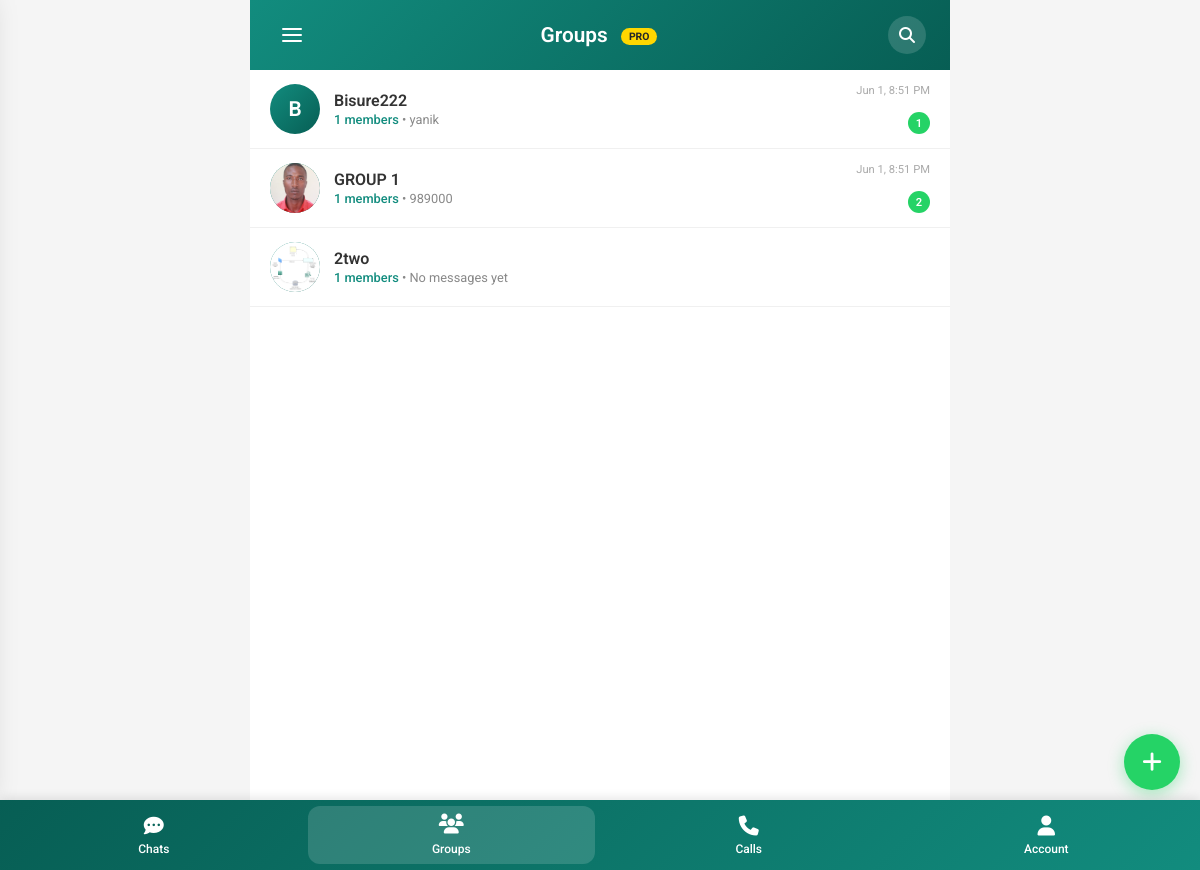
The app's page /groups/my_groups (signed in), older data.
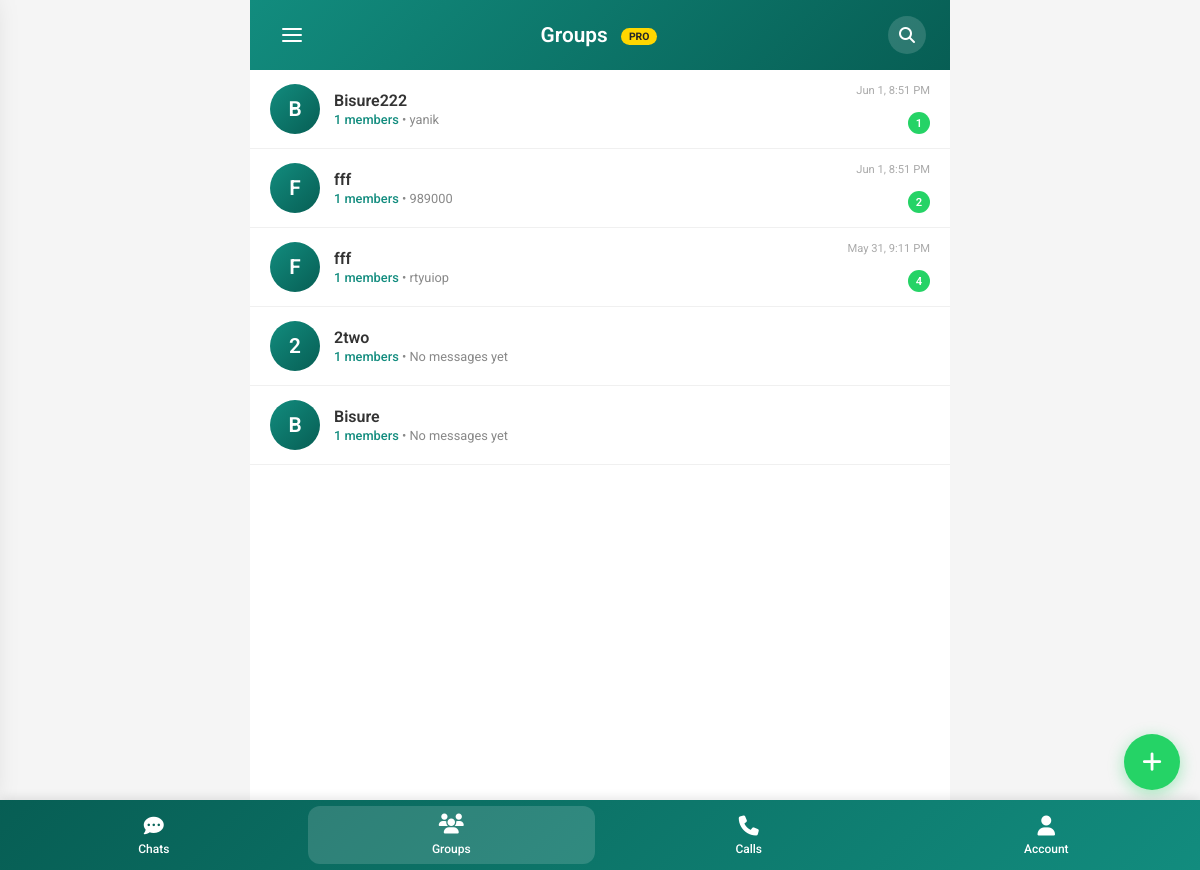
The same page, newer data.
### tables this page shows
CREATE TABLE `groups_chat` (
  `id` bigint(20) UNSIGNED NOT NULL,
  `conversation_id` bigint(20) UNSIGNED NOT NULL,
  `group_name` varchar(150) NOT NULL,
  `group_photo` varchar(255) DEFAULT NULL,
  `description` text DEFAULT NULL,
  `created_by` bigint(20) UNSIGNED NOT NULL,
  `created_at` timestamp NOT NULL DEFAULT current_timestamp()
);

### groups/my_groups.php (the view, shortened to what this page needs)
<?php
require_once __DIR__ . '/../config/db.php';;
$darkMode = isset($_COOKIE['darkMode']) && $_COOKIE['darkMode'] === 'enabled';
$current_user_id = $_SESSION['user_id'];
$group_photos_path = '../settings/uploads/groups/';
$stmt = $conn->prepare("
    SELECT
        g.id AS group_id,
        g.group_name,
        g.group_photo,
        g.description,
        g.created_at,
        g.created_by,
        COUNT(gm.user_id) as member_count,
        (
            SELECT m.message_text
            FROM messages m
            WHERE m.conversation_id = g.conversation_id
              AND m.is_deleted = 0
            ORDER BY m.created_at DESC
            LIMIT 1
        ) as last_message,
        (
            SELECT m.created_at
            FROM messages m
            WHERE m.conversation_id = g.conversation_id
              AND m.is_deleted = 0
            ORDER BY m.created_at DESC
            LIMIT 1
        ) as last_message_time,
        (
            SELECT COUNT(*)
            FROM messages m
            WHERE m.conversation_id = g.conversation_id
              AND m.is_deleted = 0
              AND m.sender_id != ?
              AND m.id NOT IN (
                  SELECT mr.message_id
                  FROM message_reads mr
                  WHERE mr.user_id = ?
              )
        ) as unread_count
    FROM groups_chat g
    JOIN group_members gm ON g.id = gm.group_id
    WHERE gm.user_id = ?
    GROUP BY g.id
    ORDER BY last_message_time DESC, g.created_at DESC
");
$stmt->bind_param("iii",
    $current_user_id,
    $current_user_id,
    $current_user_id
);
$stmt->execute();
$result = $stmt->get_result();
$groups = [];
while ($row = $result->fetch_assoc()) {
    $groups[] = $row;
}
?>
<!DOCTYPE html>
<html lang="en">
<head>
    <link rel="stylesheet" href="https://cdnjs.cloudflare.com/ajax/libs/font-awesome/6.4.0/css/all.min.css">
</head>
<body class="<?= $darkMode ? 'dark-mode' : 'light-mode' ?>">
    <div class="main-wrapper">
        <header>
            <?php
            if (file_exists(__DIR__ . '/../includes/cd_hamburger.php')) {
                require_once __DIR__ . '/../includes/cd_hamburger.php';
            }
            ?>
            <div class="header-left">
                <h1 class="header-title">Groups <span class="pro-badge">PRO</span></h1>
            </div>
            <div class="header-actions">
                <button class="header-button" id="searchButton">
                    <i class="fas fa-search"></i>
                </button>
            </div>
        </header>
        <div class="groups-container">
            <ul class="groups-list" id="groupsList">
                <?php if (!empty($groups)): ?>
                    <?php foreach ($groups as $group): ?>
                        <li class="group-item" data-id="<?= $group['group_id'] ?>">
                            <div class="group-avatar" onclick="event.stopPropagation(); previewGroupImage('<?= $group['group_id'] ?>', '<?= htmlspecialchars($group['group_name']) ?>', '<?= !empty($group['group_photo']) ? $group_photos_path . $group['group_photo'] : '' ?>')">
                                <?php if (!empty($group['group_photo'])): ?>
                                    <img src="<?= htmlspecialchars($group_photos_path . $group['group_photo']) ?>?v=<?= time() ?>"
                                         alt="Group image"
                                         onerror="this.style.display='none'; this.parentElement.innerHTML='<?= strtoupper(substr($group['group_name'], 0, 1)) ?>'">
                                <?php else: ?>
                                    <?= strtoupper(substr($group['group_name'], 0, 1)) ?>
                                <?php endif; ?>
                            </div>
                            <div class="group-info" onclick="openGroup(<?= $group['group_id'] ?>)">
                                <div class="group-name"><?= htmlspecialchars($group['group_name']) ?></div>
                                <div class="group-meta">
                                    <span class="group-members"><?= $group['member_count'] ?> members</span>
                                    <?php if (!empty($group['last_message'])): ?>
                                        • <span><?= htmlspecialchars(substr($group['last_message'], 0, 50)) ?><?= strlen($group['last_message']) > 50 ? '...' : '' ?></span>
                                    <?php else: ?>
                                        • <span>No messages yet</span>
                                    <?php endif; ?>
                                </div>
                            </div>
                            <?php if (!empty($group['last_message_time'])): ?>
                                <div class="group-time">
                                    <?= date('M j, g:i A', strtotime($group['last_message_time'])) ?>
                                </div>
                            <?php endif; ?>
                            <?php if (!empty($group['unread_count']) && $group['unread_count'] > 0): ?>
                                <div class="unread-badge"><?= $group['unread_count'] ?></div>
                            <?php endif; ?>
                        </li>
                    <?php endforeach; ?>
                <?php endif; ?>
            </ul>
        </div>
        <div class="new-group-button" onclick="window.location.href='create_group'">
            <i class="fas fa-plus"></i>
        </div>
        <?php include __DIR__ . '/../includes/navbar.php'; ?>
    </div>
</body>
</html>

### includes/cd_hamburger.php (shortened to what this page needs)
<?php
$sidebar_darkMode = isset($_COOKIE['darkMode']) && $_COOKIE['darkMode'] === 'enabled';
?>
<!DOCTYPE html>
<html lang="en">
<head>
    <link rel="stylesheet"
          href="https://cdnjs.cloudflare.com/ajax/libs/font-awesome/6.4.0/css/all.min.css" />
</head>
<body class="<?= $sidebar_darkMode ? 'dark-mode' : '' ?>">
<button class="bsc-hamburger" id="bscHamburger" aria-label="Toggle menu">
    <span class="bsc-hamburger-icon">
        <span></span>
        <span></span>
        <span></span>
    </span>
</button>
</body>
</html>

### includes/navbar.php (shortened to what this page needs)
<link rel="stylesheet" href="https://cdnjs.cloudflare.com/ajax/libs/font-awesome/6.4.0/css/all.min.css">
<nav class="navbar">
    <a href="#"
       data-path="/chat/contacts"
       class="nav-item">
        <div class="nav-icon">
            <i class="fas fa-comment-dots"></i>
        </div>
        <div class="nav-text">Chats</div>
    </a>
    <a href="#"
       data-path="/groups/my_groups"
       class="nav-item">
        <div class="nav-icon">
            <i class="fas fa-users"></i>
        </div>
        <div class="nav-text">Groups</div>
    </a>
    <a href="#"
       data-path="/calls/call"
       class="nav-item">
        <div class="nav-icon">
            <i class="fas fa-phone"></i>
        </div>
        <div class="nav-text">Calls</div>
    </a>
    <a href="#"
       data-path="/settings/my_profile"
       class="nav-item">
        <div class="nav-icon">
            <i class="fas fa-user"></i>
        </div>
        <div class="nav-text">Account</div>
    </a>
</nav>

### groups/my_groups.php (style rules this page uses)
* { margin: 0; padding: 0; box-sizing: border-box; font-family: 'Roboto', sans-serif; }
.main-wrapper { max-width: 700px; margin: 0 auto; min-height: 100vh; background: #e5ddd5; display: flex; flex-direction: column; }
header { display: flex; justify-content: space-between; align-items: center; background: linear-gradient(135deg, #128C7E, #075E54); padding: 1rem 1.5rem; color: white; position: sticky; top: 0; z-index: 100; flex-shrink: 0; }
.header-left { display: flex; align-items: center; gap: 1rem; }
.header-title { font-size: 1.3rem; font-weight: 600; }
.pro-badge { background: #FFD700; color: #212529; padding: 2px 8px; border-radius: 12px; font-size: 0.65rem; font-weight: 700; margin-left: 8px; vertical-align: middle; }
.header-actions { display: flex; gap: 0.5rem; }
.header-button { background: rgba(255, 255, 255, 0.15); border: none; color: white; width: 38px; height: 38px; border-radius: 50%; cursor: pointer; font-size: 1rem; transition: background 0.3s; }
.groups-container { background: white; flex: 1; display: flex; flex-direction: column; min-height: 0; }
.groups-list { list-style: none; padding: 0; margin: 0; flex: 1; overflow-y: auto; }
.group-item { display: flex; align-items: center; padding: 14px 20px; gap: 14px; border-bottom: 1px solid #f0f0f0; cursor: pointer; transition: background 0.2s; position: relative; }
.group-avatar { width: 50px; height: 50px; border-radius: 50%; background: linear-gradient(135deg, #128C7E, #075E54); display: flex; align-items: center; justify-content: center; color: white; font-weight: 600; font-size: 1.3rem; flex-shrink: 0; overflow: hidden; cursor: pointer; transition: transform 0.2s; position: relative; }
.group-info { flex: 1; min-width: 0; }
.group-name { font-weight: 600; color: #333; font-size: 1rem; white-space: nowrap; overflow: hidden; text-overflow: ellipsis; }
.group-meta { font-size: 0.8rem; color: #888; margin-top: 2px; white-space: nowrap; overflow: hidden; text-overflow: ellipsis; }
.group-members { color: #128C7E; font-weight: 500; }
.group-time { font-size: 0.7rem; color: #aaa; position: absolute; right: 20px; top: 14px; }
.unread-badge { background: #25D366; color: white; font-size: 0.7rem; font-weight: 600; min-width: 22px; height: 22px; border-radius: 11px; display: flex; align-items: center; justify-content: center; padding: 0 6px; position: absolute; right: 20px; bottom: 14px; }
.new-group-button { position: fixed; bottom: 80px; right: 20px; width: 56px; height: 56px; border-radius: 50%; background: #25D366; color: white; display: flex; align-items: center; justify-content: center; font-size: 1.4rem; box-shadow: 0 4px 16px rgba(37, 211, 102, 0.4); cursor: pointer; z-index: 50; transition: all 0.3s; }
.group-avatar img { width: 100%; height: 100%; object-fit: cover; }

### includes/cd_hamburger.php (style rules this page uses)
:root { --bsc-sidebar-width: 280px; --bsc-safe-area-top: env(safe-area-inset-top, 0px); --bsc-safe-area-bottom: env(safe-area-inset-bottom, 0px); }
.bsc-hamburger { font-size: 20px; cursor: pointer; position: relative; z-index: 1003; color: inherit; background: transparent; padding: 6px 8px; border-radius: 50%; transition: all 0.3s ease; display: inline-flex; align-items: center; justify-content: center; width: 36px; height: 36px; border: none; outline: none; -webkit-tap-highlight-color: transparent; }
.bsc-hamburger-icon { display: flex; flex-direction: column; gap: 4px; width: 20px; transition: all 0.3s ease; }
.bsc-hamburger-icon span { display: block; width: 100%; height: 2px; background-color: currentColor; border-radius: 2px; transition: all 0.3s ease; }
@media (min-width: 1024px) { :root { --bsc-sidebar-width: 300px; } }

Row changes from the older to the newer data that the page shows:
changed groups_chat (number 2 of 5 on the later page): group_name (not shown) → "F"; group_name "GROUP 1" → "fff"; group_photo: picture removed
now on this page (row edited): groups_chat: group_name "F", group_name "fff", member_count "1", last_message "rtyuiop", last_message_time "May 31, 9:11 PM", unread_count "4"
changed groups_chat "2two": group_name (not shown) → "2"; group_photo: picture removed
added groups_chat: group_name "Bisure", member_count "1", shows "No messages yet"
